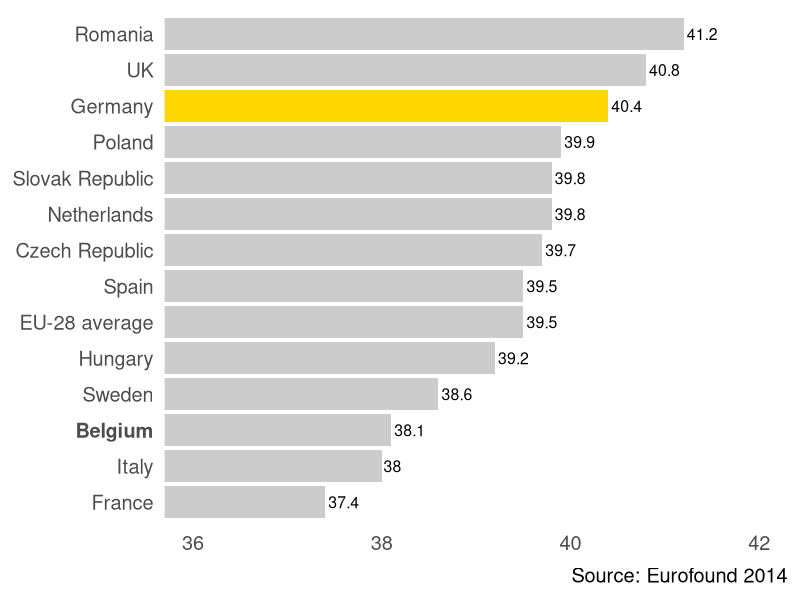
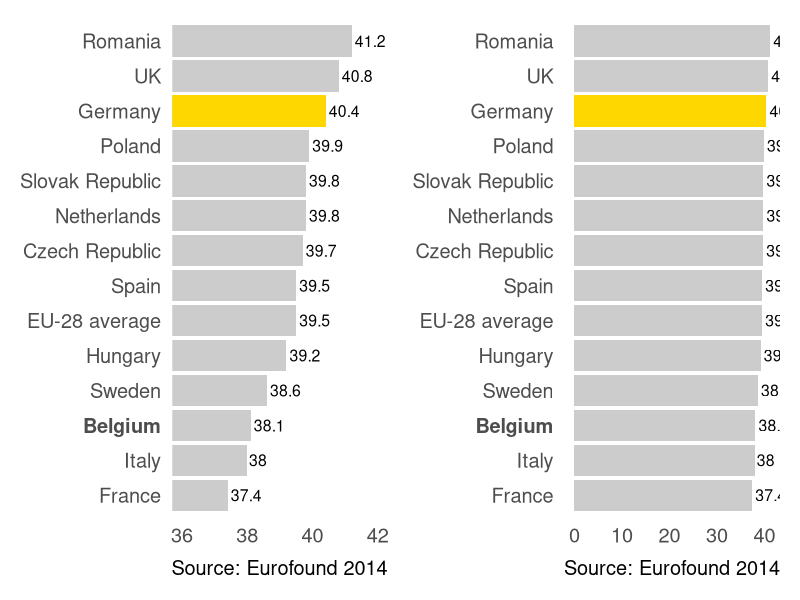
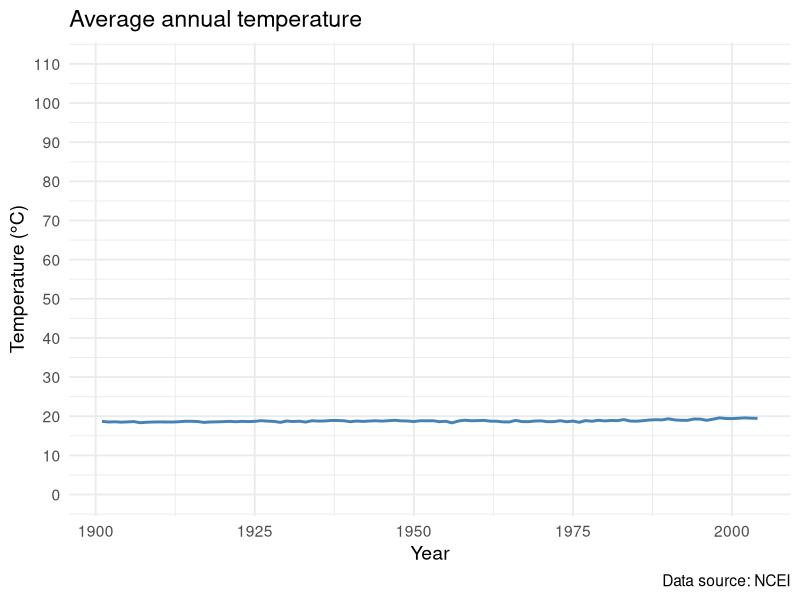
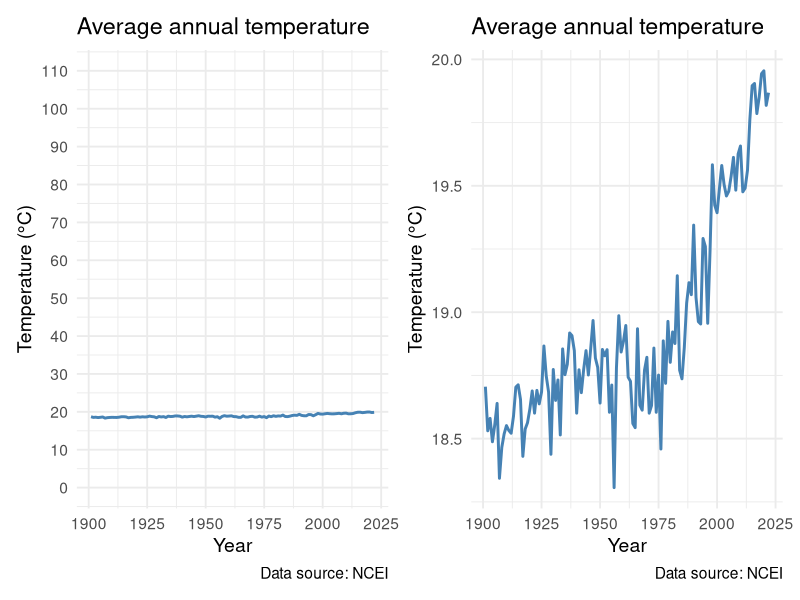
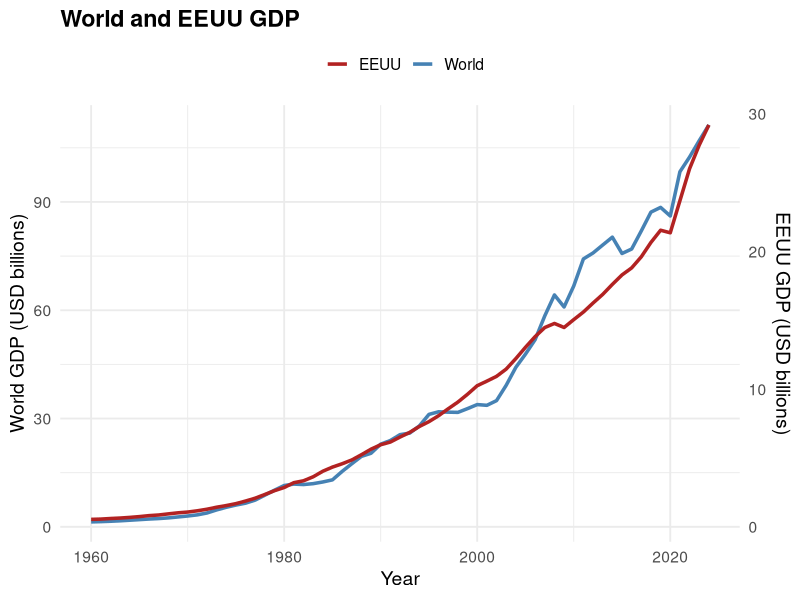
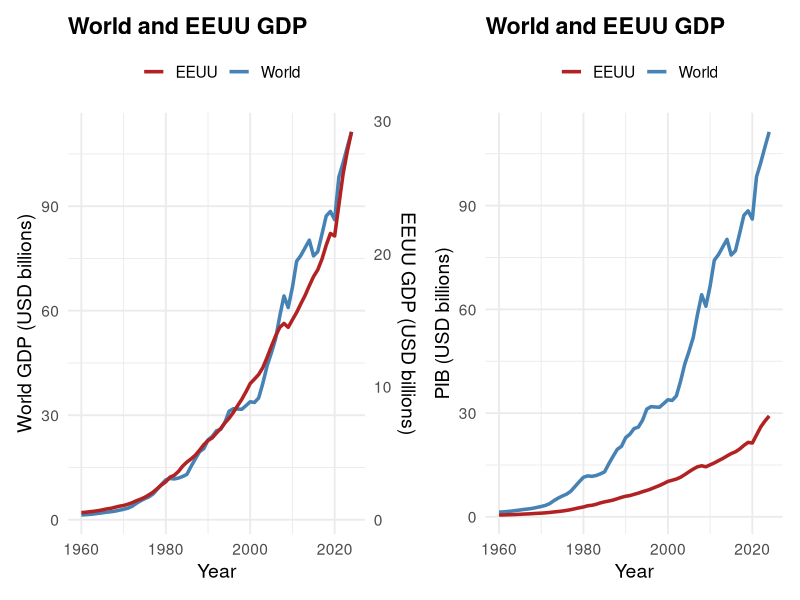

These figures' R source, in order:
## ---- chunk 1
options(htmltools.dir.version = FALSE)
# Animations: https://github.com/daneden/animate.css#animations
knitr::opts_chunk$set(echo = FALSE, eval = TRUE, fig.width = 4.5, fig.height = 3.5, fig.show = 'hold', message = FALSE, warning = F,  fig.retina = 3)
# Package for slides
# remotes::install_github('yihui/xaringan')

# viewer: xaringan::inf_mr()

# Export to pdf
# install.packages("pagedown")
# pagedown::chrome_print("CoursePresentation-17.02.25.html")
## ---- chunk 2
# Cargar librerías
library(ggplot2)
library(dplyr)

# Datos (promedio de horas semanales, 2013, fuente Eurofound)
df <- data.frame(
    country = c("Romania", "UK", "Germany", "Poland", "Netherlands",
                "Slovak Republic", "Czech Republic", "EU-28 average", "Spain",
                "Hungary", "Sweden", "Belgium", "Italy", "France"),
    hours = c(41.2, 40.8, 40.4, 39.9, 39.8,
              39.8, 39.7, 39.5, 39.5,
              39.2, 38.6, 38.1, 38.0, 37.4)
)

# Ordenar por horas
df$country <- factor(df$country, levels = df$country[order(df$hours, decreasing = F)])

# --- Figura 1 (estilo original con etiquetas numéricas) ---
p1 <- ggplot(df, aes(x = hours, y = country)) +
  geom_col(fill = "grey80") +
  geom_col(data = filter(df, country == "Germany"), 
           aes(x = hours, y = country), fill = "gold") +
  geom_text(aes(label = hours), hjust = -0.1, size = 4) +
  coord_cartesian(xlim = c(36, 42)) + 
  labs(caption = "Source: Eurofound 2014", x = NULL, y = NULL) +
  theme_minimal(base_size = 18) +
  theme(panel.grid.major = element_blank(),
        panel.grid.minor = element_blank(),
        axis.text.y = element_text(face = ifelse(df$country == "Germany", "bold", "plain")))

p1
 
## ---- chunk 3
# Cargar librerías
library(ggplot2)
library(dplyr)

# Datos (promedio de horas semanales, 2013, fuente Eurofound)
df <- data.frame(
    country = c("Romania", "UK", "Germany", "Poland", "Netherlands",
                "Slovak Republic", "Czech Republic", "EU-28 average", "Spain",
                "Hungary", "Sweden", "Belgium", "Italy", "France"),
    hours = c(41.2, 40.8, 40.4, 39.9, 39.8,
              39.8, 39.7, 39.5, 39.5,
              39.2, 38.6, 38.1, 38.0, 37.4)
)

# Ordenar por horas
df$country <- factor(df$country, levels = df$country[order(df$hours, decreasing = F)])

# --- Figura 1 (estilo original con etiquetas numéricas) ---
p1 <- ggplot(df, aes(x = hours, y = country)) +
  geom_col(fill = "grey80") +
  geom_col(data = filter(df, country == "Germany"), 
           aes(x = hours, y = country), fill = "gold") +
  geom_text(aes(label = hours), hjust = -0.1, size = 4) +
  coord_cartesian(xlim = c(36, 42)) + 
  labs(caption = "Source: Eurofound 2014", x = NULL, y = NULL) +
  theme_minimal(base_size = 18) +
  theme(panel.grid.major = element_blank(),
        panel.grid.minor = element_blank(),
        axis.text.y = element_text(face = ifelse(df$country == "Germany", "bold", "plain")))

# Cargar librerías
library(patchwork)


# Datos (promedio de horas semanales, 2013, fuente Eurofound)
df <- data.frame(
    country = c("Romania", "UK", "Germany", "Poland", "Netherlands",
                "Slovak Republic", "Czech Republic", "EU-28 average", "Spain",
                "Hungary", "Sweden", "Belgium", "Italy", "France"),
    hours = c(41.2, 40.8, 40.4, 39.9, 39.8,
              39.8, 39.7, 39.5, 39.5,
              39.2, 38.6, 38.1, 38.0, 37.4)
)

# Ordenar por horas
df$country <- factor(df$country, levels = df$country[order(df$hours, decreasing = F)])

# --- Figura 1 (estilo original con etiquetas numéricas) ---
p2 <- ggplot(df, aes(x = hours, y = country)) +
  geom_col(fill = "grey80") +
  geom_col(data = filter(df, country == "Germany"), 
           aes(x = hours, y = country), fill = "gold") +
  geom_text(aes(label = hours), hjust = -0.1, size = 4) +
  labs(caption = "Source: Eurofound 2014", x = NULL, y = NULL) +
  theme_minimal(base_size = 18) +
  theme(panel.grid.major = element_blank(),
        panel.grid.minor = element_blank(),
        axis.text.y = element_text(face = ifelse(df$country == "Germany", "bold", "plain")))

p1 + p2
 
## ---- chunk 4
temp_df <- data.table::fread("img/combined_temperature.csv")

library(dplyr)
library(ggplot2)

# Average across all countries per year
yearly_avg <- temp_df %>%
  group_by(Year) %>%
  summarise(
    mean_temp = mean(`Annual Mean`, na.rm = TRUE),
    mean_smooth = mean(`5-yr smooth`, na.rm = TRUE)
  )

# Plot
p1<-ggplot(yearly_avg[yearly_avg$Year<2005,], aes(x = Year)) +
  geom_line(aes(y = mean_temp), color = "steelblue", size = 1) +
  labs(
    title = "Average annual temperature",
    y = "Temperature (°C)",
    x = "Year",
    caption = "Data source: NCEI"
  ) +
  theme_minimal(base_size = 14) + 
    coord_cartesian(ylim = c(0, 110)) +
  scale_y_continuous(breaks=seq(0,110,10)) +
  scale_x_continuous(breaks=seq(1900,2010,25))


# Plot
p2 <- ggplot(yearly_avg[yearly_avg$Year<2005,], aes(x = Year)) +
  geom_line(aes(y = mean_temp), color = "steelblue", size = 1) +
  labs(
    title = "Average annual temperature",
    y = "Temperature (°C)",
    x = "Year",
    caption = "Data source: NCEI"
  ) +
  theme_minimal(base_size = 14) + 
  scale_x_continuous(breaks=seq(1900,2010,25))

p1
## ---- chunk 5
temp_df <- data.table::fread("img/combined_temperature.csv")

library(dplyr)
library(ggplot2)

# Average across all countries per year
yearly_avg <- temp_df %>%
  group_by(Year) %>%
  summarise(
    mean_temp = mean(`Annual Mean`, na.rm = TRUE),
    mean_smooth = mean(`5-yr smooth`, na.rm = TRUE)
  )

# Plot
p1<-ggplot(yearly_avg, aes(x = Year)) +
  geom_line(aes(y = mean_temp), color = "steelblue", size = 1) +
  labs(
    title = "Average annual temperature",
    y = "Temperature (°C)",
    x = "Year",
    caption = "Data source: NCEI"
  ) +
  theme_minimal(base_size = 14) + 
    coord_cartesian(ylim = c(0, 110)) +
  scale_y_continuous(breaks=seq(0,110,10)) +
  scale_x_continuous(breaks=seq(1900,2030,25))


# Plot
p2 <- ggplot(yearly_avg, aes(x = Year)) +
  geom_line(aes(y = mean_temp), color = "steelblue", size = 1) +
  labs(
    title = "Average annual temperature",
    y = "Temperature (°C)",
    x = "Year",
    caption = "Data source: NCEI"
  ) +
  theme_minimal(base_size = 14) + 
  scale_x_continuous(breaks=seq(1900,2030,25))

p1 + p2
## ---- chunk 6
library(scales)

world <- data.table::fread("img/Mundo_ Producto interior bruto (2024).csv")
eeuu <- data.table::fread("img/Estados Unidos_ Producto interior bruto (2024).csv")

world <- world[,c("Variable observation date", "Variable observation value")]
eeuu <- eeuu[,c("Variable observation date", "Variable observation value")]

# Unir por Year
gdp <- left_join(world, eeuu, by = "Variable observation date")

# Calcular factor de escala (para el eje secundario)
scaling_factor <- max(gdp$`Variable observation value.x`, na.rm = TRUE) / max(gdp$`Variable observation value.y`, na.rm = TRUE)

# Gráfico con doble eje (engañoso)
a <- ggplot(gdp, aes(x = `Variable observation date`)) +
  geom_line(aes(y = `Variable observation value.x`, color = "World"), size = 1.2) +
  geom_line(aes(y = `Variable observation value.y` * scaling_factor, color = "EEUU"), size = 1.2) +
  scale_y_continuous(
    name = "World GDP (USD billions)",
    labels = label_number(scale = 1e-12, big.mark = ".", decimal.mark = ","),
    sec.axis = sec_axis(~ . / scaling_factor, name = "EEUU GDP (USD billions)", labels = label_number(scale = 1e-12, big.mark = ".", decimal.mark = ","))
  ) +
  scale_color_manual(values = c("World" = "steelblue", "EEUU" = "firebrick")) +
  theme_minimal(base_size = 14) +
  labs(
    title = "World and EEUU GDP",
    x = "Year",
    color = ""
  ) +
  theme(
    plot.title = element_text(face = "bold"),
    legend.position = "top"
  )

a
## ---- chunk 7

world <- data.table::fread("img/Mundo_ Producto interior bruto (2024).csv")
eeuu <- data.table::fread("img/Estados Unidos_ Producto interior bruto (2024).csv")

world <- world[,c("Variable observation date", "Variable observation value")]
eeuu <- eeuu[,c("Variable observation date", "Variable observation value")]

# Unir por Year
gdp <- left_join(world, eeuu, by = "Variable observation date")

# Calcular factor de escala (para el eje secundario)
scaling_factor <- max(gdp$`Variable observation value.x`, na.rm = TRUE) / max(gdp$`Variable observation value.y`, na.rm = TRUE)

# Gráfico con doble eje (engañoso)
a <- ggplot(gdp, aes(x = `Variable observation date`)) +
  geom_line(aes(y = `Variable observation value.x`, color = "World"), size = 1.2) +
  geom_line(aes(y = `Variable observation value.y` * scaling_factor, color = "EEUU"), size = 1.2) +
  scale_y_continuous(
    name = "World GDP (USD billions)",
    labels = label_number(scale = 1e-12, big.mark = ".", decimal.mark = ","),
    sec.axis = sec_axis(~ . / scaling_factor, name = "EEUU GDP (USD billions)", labels = label_number(scale = 1e-12, big.mark = ".", decimal.mark = ","))
  ) +
  scale_color_manual(values = c("World" = "steelblue", "EEUU" = "firebrick")) +
  theme_minimal(base_size = 14) +
  labs(
    title = "World and EEUU GDP",
    x = "Year",
    color = ""
  ) +
  theme(
    plot.title = element_text(face = "bold"),
    legend.position = "top"
  )



b <- ggplot(gdp, aes(x = `Variable observation date`)) +
  geom_line(aes(y = `Variable observation value.x`, color = "World"), size = 1.2) +
  geom_line(aes(y = `Variable observation value.y`, color = "EEUU"), size = 1.2) +
  scale_color_manual(values = c("World" = "steelblue", "EEUU" = "firebrick")) +
   scale_y_continuous(
    name = "PIB (USD billions)",
    labels = label_number(scale = 1e-12, big.mark = ".", decimal.mark = ","))+
  theme_minimal(base_size = 14) +
  labs(
    title = "World and EEUU GDP",
    x = "Year",
    y = "GDP (USD billions)",
    color = ""
  ) +
  theme(
    plot.title = element_text(face = "bold"),
    legend.position = "top"
  )


a + b
